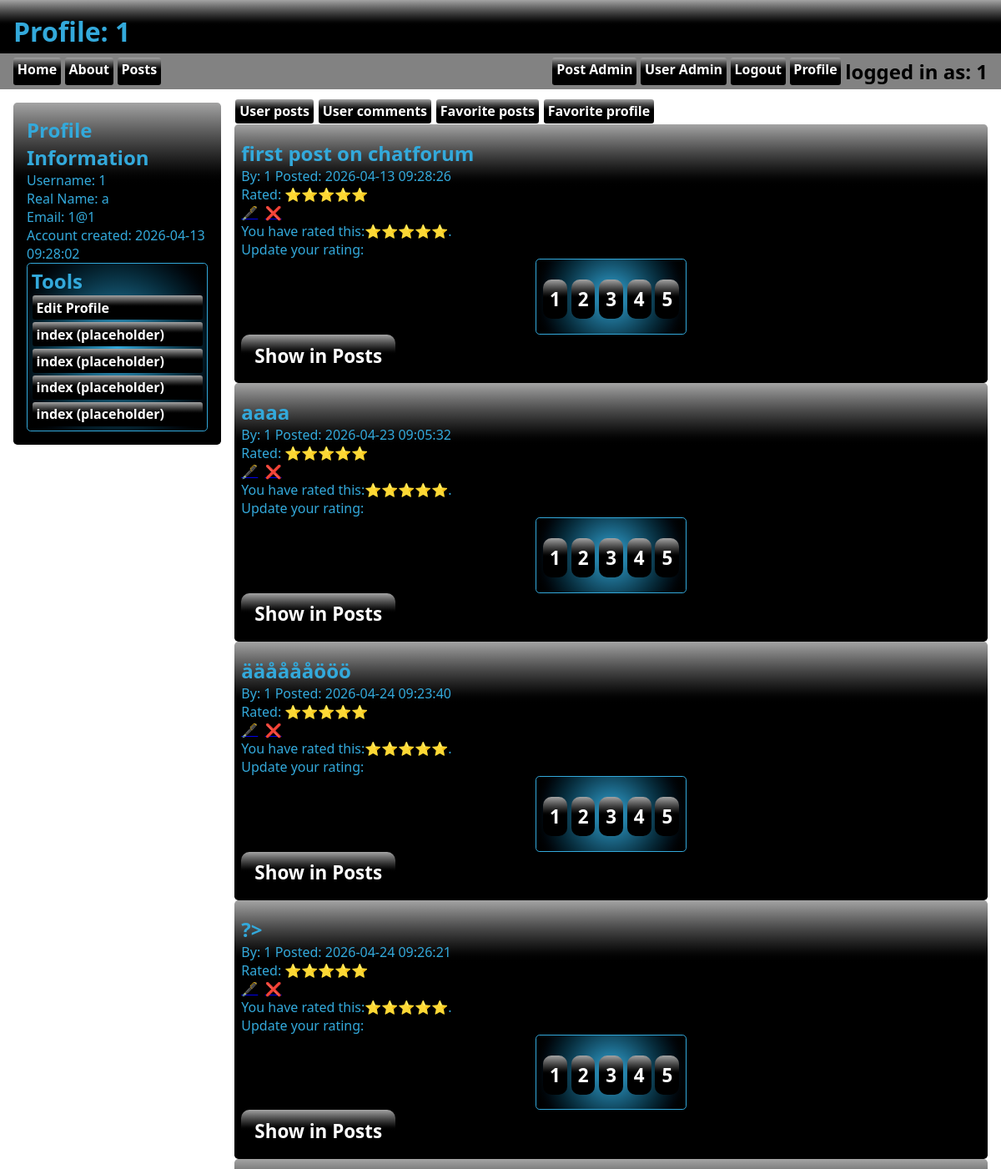
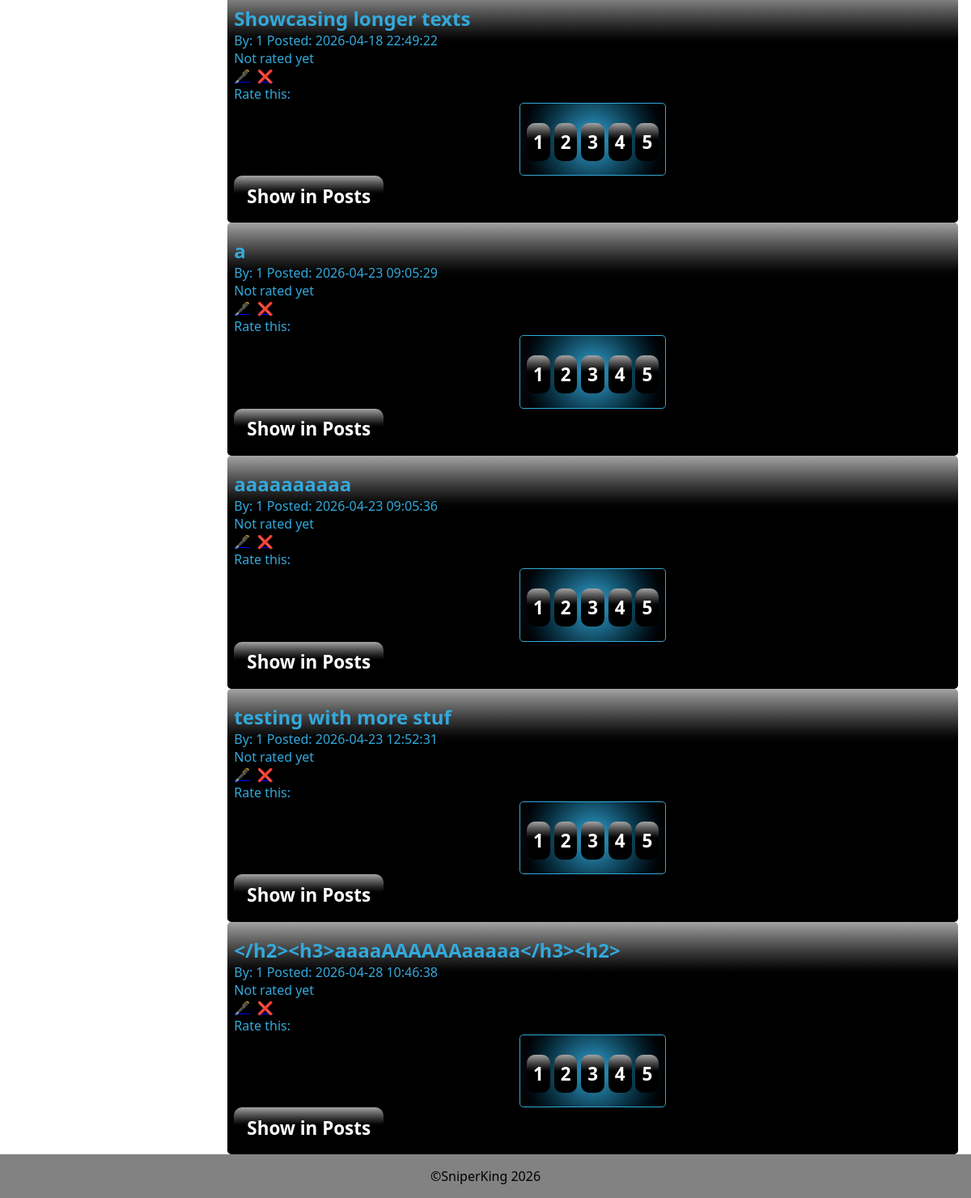
The page /profile.php (signed in) on the database its author committed (2 pictures, top to bottom).
### tables this page shows
CREATE TABLE `tbl_user` (
  `id` int(11) NOT NULL,
  `created` timestamp NOT NULL DEFAULT current_timestamp(),
  `lastlogin` timestamp NOT NULL DEFAULT current_timestamp(),
  `mail` varchar(255) NOT NULL,
  `password` varchar(255) NOT NULL,
  `realname` varchar(255) NOT NULL,
  `userlevel` int(11) NOT NULL DEFAULT 10,
  `username` varchar(255) NOT NULL
);

CREATE TABLE `tbl_posts` (
  `id` int(11) NOT NULL,
  `created` timestamp NOT NULL DEFAULT current_timestamp(),
  `parentid` int(11) NOT NULL,
  `parenttype` varchar(255) NOT NULL,
  `rating` int(11) NOT NULL,
  `text` text NOT NULL,
  `topic` varchar(255) NOT NULL,
  `userid` int(11) NOT NULL
);

### asset.php (called while the page is built, shortened)
<?php
$db_host="localhost";
$db_user="root";
$db_pass="";
$db_name="chatforum";
$conn=mysqli_connect($db_host, $db_user, $db_pass, $db_name);
function hasrated($revid){
    global $conn;
    $userid=$_SESSION['id'];
    $sql="SELECT * FROM tbl_reviews WHERE userid=$userid AND revid=$revid";
    $result=mysqli_query($conn, $sql);
    if(mysqli_num_rows($result)>0){
        return true;
    }else{
        return false;
    }
}
function isLevel($level){
    if(isset($_SESSION['level'])){
        if(intval($_SESSION['level'])>=$level){
            return true;
        }else{
            return false;
        }
    }else{
        return false;
    }
}
function showpersonalscore($revid){
    global $conn;
    $userid=$_SESSION['id'];
    $sql="SELECT score FROM tbl_reviews WHERE userid=$userid AND revid=$revid";
    $result=mysqli_query($conn, $sql);
    if(mysqli_num_rows($result)>0){
        $row=mysqli_fetch_assoc($result);
        $retStr="";
        for($vdo=0;$vdo<$row['score'];$vdo++){
            $retStr.="⭐";
        }
        return $retStr;
    }else{
        return "Not rated yet";
    }
}
function showRating($revid){
    global $conn;
    if (mysqli_num_rows(mysqli_query($conn, "SELECT * FROM tbl_reviews WHERE revid='$revid' LIMIT 1")) > 0) {
        $sql="SELECT AVG(score) as rating FROM tbl_reviews WHERE revid='$revid'";
        $result=mysqli_query($conn, $sql);
        $row=mysqli_fetch_assoc($result);
        $rating=$row['rating'];
        $sql="UPDATE tbl_posts SET rating=$rating WHERE id=$revid";
        $number=intval(round($row['rating']));
        $retStr="";
        for($vdo=0;$vdo<$number;$vdo++){
            $retStr.="⭐";
        }
        return $retStr;
    } else {
        return false;
    }
}
function getUsername(){
    global $conn;
    $userid=$_SESSION['id'];
    $sql="SELECT username FROM tbl_user WHERE id=$userid";
    $result=mysqli_query($conn, $sql);
    $row=mysqli_fetch_assoc($result);
    if(mysqli_num_rows($result)>0){
        return $row['username'];
    }else{
        return "Guest";
    }
}
function getUsername2($uid){
    global $conn;
    $sql="SELECT username FROM tbl_user WHERE id=$uid";
    $result=mysqli_query($conn, $sql);
    $row=mysqli_fetch_assoc($result);
    if(mysqli_num_rows($result)>0){
        return $row['username'];
    }else{
        return "Guest";
    }
}
function getRealname2($uid){
    global $conn;
    $userid=$uid;
    $sql="SELECT realname FROM tbl_user WHERE id=$userid";
    $result=mysqli_query($conn, $sql);
    $row=mysqli_fetch_assoc($result);
    if(mysqli_num_rows($result)>0){
        return $row['realname'];
    }else{
        return null;
    }
}
function getMail(){
    global $conn;
    $userid=$_SESSION['id'];
    $sql="SELECT mail FROM tbl_user WHERE id=$userid";
    $result=mysqli_query($conn, $sql);
    $row=mysqli_fetch_assoc($result);
    if(mysqli_num_rows($result)>0){
        return $row['mail'];
    }else{
        return null;
    }
}
function getCreated2($uid){
    global $conn;
    $userid=$uid;
    $sql="SELECT created FROM tbl_user WHERE id=$userid";
    $result=mysqli_query($conn, $sql);
    $row=mysqli_fetch_assoc($result);
    if(mysqli_num_rows($result)>0){
        return $row['created'];
    }else{
        return null;
    }
}
?>

### profile.php (the view, shortened to what this page needs)
<?php require_once("asset.php"); ?>
<?php
if(isset($_GET["profid"])) {
    $profid = $_GET["profid"];
} elseif(isset($_POST["profid"])) {
    $profid = $_POST["profid"];
} else {
    $profid = $_SESSION['id'];
}
?>
<html lang="en">
<head>
    <link rel="stylesheet" href="style.css">
</head>
<body>
    <header>
        <h1>Profile: <?=getUsername2($profid)?></h1>
    </header>
    <?php require_once("_nav.php"); ?>
    <main>
        <div class="profilecontainer">
            <div class="profilespot">
                <h2>Profile Information</h2>
                <p>Username: <?=getUsername2($profid)?></p>
                <p>Real Name: <?=getRealname2($profid) ? getRealname2($profid) : "Not provided" ?></p>
                <p>Email: <?=getMail($profid) ? getMail($profid) : "Not provided" ?></p>
                <p>Account created: <?=getCreated2($profid)?></p>
                <div class="profiletoolscontainer">
                    <?php if($profid == $_SESSION['id']){?>
                    <h2>Tools</h2>
                    <?php } ?>
                    <div class="profiletools">
                        <?php if($profid == $_SESSION['id']){?>
                        <a href="useradmin.php?edit=<?=$profid?>&from=profile">Edit Profile</a>
                        <a href="index.php">index (placeholder)</a>
                        <a href="index.php">index (placeholder)</a>
                        <a href="index.php">index (placeholder)</a>
                        <a href="index.php">index (placeholder)</a>
                        <?php } ?>
                    </div>
                </div>
            </div>
            <div class="uposts">
                <div class="toptabs">
                    <a href="profile.php?profid=<?=$profid?>" class="toptab">User posts</a>
                    <a href="profile.php?changetocom&profid=<?=$profid?>" class="toptab">User comments</a>
                    <?php if($_SESSION['id'] == $profid){ ?>
                       <a href="profile.php?changetofavpost&profid=<?=$profid?>" class="toptab">Favorite posts</a>
                       <a href="profile.php?changetofavprof&profid=<?=$profid?>" class="toptab">Favorite profile</a>
                    <?php }; ?>
                </div>
                <div class="theposts">
                    <?php
                        if(isset($_GET["changetofavprof"])){
                            $sql="SELECT * FROM tbl_favorites WHERE userid='$profid' AND favtype='profile' ORDER BY favdate DESC";
                        } elseif(isset($_GET["changetocom"])) {
                            $sql="SELECT * FROM tbl_posts WHERE parentid !='0' AND userid='$profid' ORDER BY created DESC";
                        }elseif(isset($_GET["changetofavpost"])){
                            $sql="SELECT * FROM tbl_favorites WHERE userid='$profid' AND favtype='post' ORDER BY favdate DESC";
                        }else{
                            $sql="SELECT * FROM tbl_posts WHERE parentid='0' AND userid='$profid' ORDER BY rating DESC";
                        };
                        $result=mysqli_query($conn, $sql);
                        while($row=mysqli_fetch_assoc($result)):
                        if(!isset($_GET["changetocom"])){
                            $thetext=$row['topic'];
                        } else {
                            $thetext=truncateText($row['text'],16);
                        }?>
                        <details>
                            <summary>
                                <div>
                                    <h2 class="headtopic"><?=$thetext?></h2>
                                    <p>By: <?=getUsername2($row['userid'])?> Posted: <?=$row['created']?></p>
                                </div>
                                    <?php if (showRating($row['id']) !== false) { ?>
                                        <div class="ratingdiv">Rated: <?=showRating($row['id'])?> </div>
                                    <?php }else { ?>
                                        <div class="ratingdiv">Not rated yet</div>
                                    <?php } ?>
                                    <?php if(islevel(10)) {
                                        if($_SESSION['id'] == $row['userid']) {
                                        echo "<div><a href='postadmin.php?edit=" . $row['id'] . "&thelink=" . urlencode("profile.php") . "'>🖋️</a>&nbsp;&nbsp;<a href='postadmin.php?del=" . $row['id'] . "&thelink=" . urlencode("profile.php") . "'>❌</a></div>";
                                        };?>
                                        <div id="ratearea">
                                            <?php if(!hasrated($row['id'])){
                                                echo "<p>Rate this:</p>";
                                            }else{
                                                echo "<p>You have rated this:" . showpersonalscore($row['id']) . ".<br> Update your rating:</p>";
                                            } ?>
                                                <?php if (isset($iscomment)) { ?>
                                                <form class="rate-form" action="profile.php?changetocom&profid=<?=$profid?>" method="POST">
                                                <?php }else{  ?>
                                                <form class="rate-form" action="profile.php?profid=<?=$profid?>" method="POST">
                                                <?php } ?>
                                                <button  name="userrating" value="1" class="rate">1</button>
                                                <button  name="userrating" value="2" class="rate">2</button>
                                                <button  name="userrating" value="3" class="rate">3</button>
                                                <button  name="userrating" value="4" class="rate">4</button>
                                                <button  name="userrating" value="5" class="rate">5</button>
                                            </form>
                                        </div>
                                    <?php };  ?>
                                    <?php if (!isset($iscomment)) {?>
                                            <a href="posts.php?thepost=<?=urlencode($row['id'])?>&profile&profid=<?=$profid?>" class="addpost">Show in Posts</a>
                                        <?php } else { ?>
                                            <a href="posts.php?thepost=<?=urlencode($row['parentid'])?>&profilecom&profid=<?=$profid?>" class="addpost">Show in Posts</a>
                                        <?php }; ?>
                            </summary>
                        </details>
                        <?php endwhile;?>
                </div>
            </div>
        </div>
    </main>
<?php require_once("_footer.php"); ?>
</body>
</html>

### _nav.php
<nav>
    <?php require_once("asset.php"); ?>
    <a href="index.php">Home</a>
    <a href="about.php">About</a>
    <a href="posts.php">Posts</a>
    <div class="fill"></div>
    <?php if(isLevel(1000)):?>
        <a href="postadmin.php">Post Admin</a>
        <?php if(isLevel(10000)){?>
        <a href="useradmin.php">User Admin</a>
    <?php }endif; ?>
    <?php if(!isLevel(10)){?>
    <a href="register.php?thelink=<?=urlencode($_SERVER['REQUEST_URI'])?>">Register</a>
    <button class="loginbttn" popovertarget="login">Login</button>
    <?php }else{ ?>
    <a href="_login.php?logout=1&thelink=<?=urlencode($_SERVER['REQUEST_URI'])?>">Logout</a>
    <a href="profile.php">Profile</a>
    <div class="userinfo">
        <h2>logged in as: <?=getUsername()?></h2>
    <?php } ?>
</nav>

### style.css (style rules this page uses)
:root { --clr_back_header:oklch(0% 0 0); --clr_header:oklch(69.244% 0.12452 231.268); --clr_back_nav:oklch(60.662% 0.00007 271.152); --clr_back_footer:var(--clr_back_nav); }
*, *:before, *:after { margin: 0; padding: 0; box-sizing: border-box; }
body { height:100dvh; display:flex; flex-direction: column; font-family: system-ui, sans-serif; }
header { background: linear-gradient(to bottom, oklch(71.871% 0.00008 271.152),var(--clr_back_header) ,var(--clr_back_header)); color:var(--clr_header); height:4rem; padding: 1rem; }
main { flex-grow: 5; display:flex; flex-direction: column; gap:1rem; padding-top: 1rem; }
summary { display:flex; width:100%; background: linear-gradient(to bottom, oklch(71.871% 0.00008 271.152),var(--clr_back_header),var(--clr_back_header),var(--clr_back_header) ,var(--clr_back_header)); border-radius: .3rem; color: var(--clr_header); padding: .5rem; flex-direction: column; }
@media (min-width: 768px) { details { width: 50%; margin-left: auto; margin-right: auto; } }
:root { --formborder: rgb(0, 0, 0, .5); --formback: rgb(0, 0, 0, .1); --formlabelcolor: rgb(0, 0, 0, .6) }
form { position: relative; display: flex; flex-direction: column; width: 100%; padding: .5rem; background: var(--formback); border-radius: .6rem; margin-left: auto; margin-right: auto; }
input[type="submit"], input[type="button"], button { margin-top: 1rem; margin-bottom: .6rem; padding: .5rem; }
.headtopic { padding-top:10px; width:100%; word-wrap: break-word; overflow-wrap: break-word; word-break: break-word; white-space: normal; }
.rate-form { border:solid 1px var(--clr_header); border-radius: .3rem; position: relative; padding: none; background: radial-gradient(circle, var(--clr_header), var(--clr_back_header)); margin-left: none; margin-right: none; width:fit-content; display:flex; flex-direction: row; gap:.3rem; height:fit-content; }
.profilecontainer { display:flex; gap:1rem; margin-left: 1rem; margin-right:1rem; }
@media (min-width: 768px) { .profilecontainer { flex-direction: row; } }
.profilespot { background: linear-gradient(to bottom, oklch(71.871% 0.00008 271.152),var(--clr_back_header),var(--clr_back_header),var(--clr_back_header) ,var(--clr_back_header)); padding: 1rem; border-radius: .3rem; color: var(--clr_header); max-width:50rem; height:fit-content; }
.profiletoolscontainer { border: 1px solid var(--clr_header); border-radius: .3rem; padding:.3rem; display:flex; flex-direction: column; justify-content: column; background: radial-gradient(circle, var(--clr_header), var(--clr_back_header)); }

### rows shown on the page
tbl_user: username "1", realname "a", mail "1@1", created "2026-04-13 09:28:02"
tbl_posts: topic "first post on chatforum", userid "1", created "2026-04-13 09:28:26", id "⭐⭐⭐⭐⭐"
tbl_posts: topic "aaaa", userid "1", created "2026-04-23 09:05:32", id "⭐⭐⭐⭐⭐"
tbl_posts: topic "ääååååööö", userid "1", created "2026-04-24 09:23:40", id "⭐⭐⭐⭐⭐"
tbl_posts: topic "?>", userid "1", created "2026-04-24 09:26:21", id "⭐⭐⭐⭐⭐"
tbl_posts: topic "Showcasing longer texts", userid "1", created "2026-04-18 22:49:22", shows "Not rated yet", shows "Rate this:"
tbl_posts: topic "a", userid "1", created "2026-04-23 09:05:29", shows "Not rated yet", shows "Rate this:"
tbl_posts: topic "aaaaaaaaaa", userid "1", created "2026-04-23 09:05:36", shows "Not rated yet", shows "Rate this:"
tbl_posts: topic "testing with more stuf", userid "1", created "2026-04-23 12:52:31", shows "Not rated yet", shows "Rate this:"
tbl_posts: topic "</h2><h3>aaaaAAAAAAaaaaa</h3><h2>", userid "1", created "2026-04-28 10:46:38", shows "Not rated yet", shows "Rate this:"
